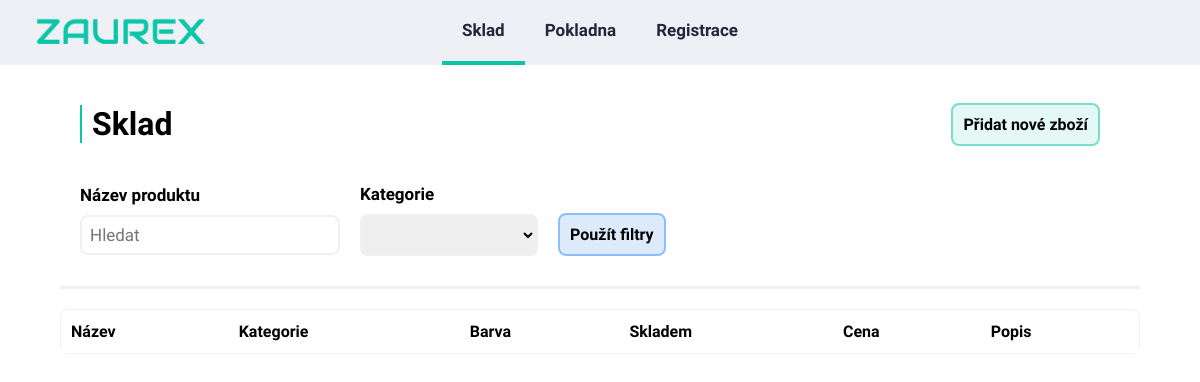
Before: /inventory/inventory with the older database file.
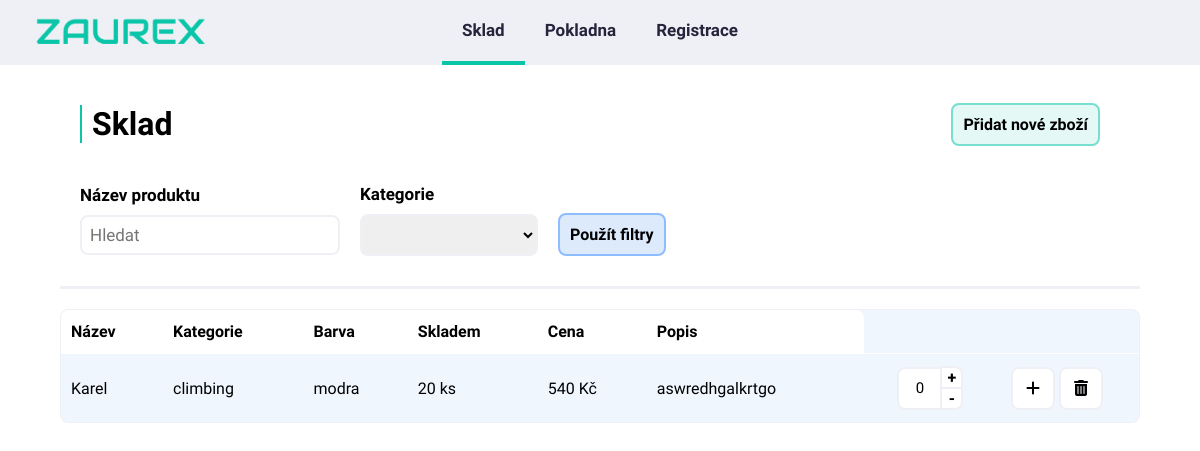
After: the same page with the newer database file.
### tables this page shows
CREATE TABLE inventory(
    itemId INTEGER PRIMARY KEY AUTOINCREMENT,
    itemName TEXT,
    category TEXT,
    colour TEXT,
    inStock INTEGER,
    price INTEGER,
    descript TEXT
);

### appka/inventory.py (the view, shortened to what this page needs)
@bp.route("/inventory", methods=("GET","POST"))
def inventory():
    db = get_db()
    if request.method == "GET":
        items = db.execute(
            "SELECT * FROM inventory"
        ).fetchall()
        return render_template("inventory/inventory.html", items = items)
    else:
        items = db.execute(
            "SELECT * FROM inventory"
        ).fetchall()
        return render_template("inventory/inventory.html", items = items)

### appka/db.py (called while the page is built)
def get_db():
    if "db" not in g:
        g.db = sqlite3.connect(
            current_app.config["DATABASE"],
            detect_types=sqlite3.PARSE_DECLTYPES
        )
        g.db.row_factory = sqlite3.Row
    return g.db

### appka/templates/inventory/inventory.html (shortened to what this page needs)
<!DOCTYPE html>
<html lang="cs">
<head>
    <link rel="stylesheet" href='/static/inventoryStyle.css'>
</head>
<body>
     <nav>
        <img src="napis_trans.png" alt="logo" id="logo">
        <div class="nav-item-list">
            <a class="list-item nav-active" href="/inventory/inventory">Sklad</a>
            <a class="list-item" href="/Pokladna">Pokladna</a>
            <a class="list-item" href="/register">Registrace</a>
        </div>
    </nav>
    <div class="filter-wrapper">
            <div class="filter-top">
                <h1>Sklad</h1>
                <div class="add-btns">
                    <a href="/inventory/add-item" class="filter-btn add-btn">Přidat nové zboží</a>
                </div>
            </div>
        <form action="#" autocomplete="off" method = "post">
            <div class="filter-bottom">
                <div class="filter-column">
                    <label for="search">Název produktu</label>
                    <input type="text" id="search" name="search" placeholder="Hledat">
                </div>
                <div class="filter-column">
                    <label for="categories">Kategorie</label>
                    <select name="categories" id="categories" name="categories">
                        <option value=""></option>
                        <option value="tourism">Turistika</option>
                    </select>
                </div>
                <input type="submit" value="Použít filtry" class="filter-btn apply-btn"></input>
            </div>
        </form>
    </div>
    <div class="table-wrapper">
        <table>
            <thead>
                <th>Název</th>
                <th>Kategorie</th>
                <th>Barva</th>
                <th>Skladem</th>
                <th>Cena</th>
                <th>Popis</th>
            </thead>
            <tbody id="tableData">
                {% for item in items %}
                <tr>
                    <td>{{ item["itemName"] }}</td>
                    <td>{{ item["category"] }}</td>
                    <td>{{ item["colour"] }}</td>
                    <td>{{ item["inStock"] }} ks</td>
                    <td>{{ item["price"] }} Kč</td>
                    <td>{{ item["descript"] }}</td>
                    <td>
                            <div class="quick-options">
                                <div class="adjust-quantity">
                                    <input type="number" id="quantity" name="quantity" class="qty" min="0" value= "0">
                                    <span class="adjust-btns">
                                        <button class="adjust-btn adjust-btn-plus">+</button>
                                        <button class="adjust-btn adjust-btn-minus">-</button>
                                    </span>
                                </div>
                                <form action="#" autocomplete="off" method = "post">
                                    <button class="add-btn-quick" id="addBtn" name="addBtn"><i class="fa-solid fa-plus"></i></button>
                                    <button class="remove-btn" id="removeBtn" name="removeBtn"><i class="fa-solid fa-trash-can"></i></button>
                                </form>
                            </div>
                        </td>
                </tr>
                {% endfor %}
            </tbody>
        </table>
    </div>
</body>
</html>

### appka/static/inventoryStyle.css (style rules this page uses)
* { margin: 0; padding: 0; box-sizing: border-box; }
body { font-family: 'Montserrat', sans-serif; }
.adjust-quantity { display: flex; flex-direction: row; align-items: center; }
.adjust-btns { display: flex; flex-direction: column; }
.adjust-btn { border: none; outline: none; background-color: white; padding: 0px 5px; font-family: 'Montserrat', sans-serif; font-size: 16px; font-weight: 600; cursor: pointer; }
.adjust-btn-plus { border-top: 2px solid #EFF0F5; border-right: 2px solid #EFF0F5; border-left: 2px solid #EFF0F5; border-bottom: 2px solid #EFF0F5 ; border-top-right-radius: 8px; }
.adjust-btn-minus { border-bottom: 2px solid #EFF0F5; border-right: 2px solid #EFF0F5; border-left: 2px solid #EFF0F5; border-bottom-right-radius: 8px; }
nav { width: 100%; height: 65px; background-color: #EFF0F5; display: flex; align-items: center; justify-content: space-between; grid-area: navbar; }
#logo { width: 200px; height: fit-content; margin-left: 20px; }
.nav-item-list { position: absolute; margin: auto; width: 100vw; display: flex; align-items: center; justify-content: center; z-index: 1; }
.nav-item-list a { height: 65px; padding: 20px; }
.nav-active { border-bottom: 4px solid #0AC5A8 ; }
.list-item { text-decoration: none; color: #25243C; font-size: 17px; font-weight: 700; }
.filter-wrapper { border-bottom: 3px solid #EFF0F5; width: 90%; margin-left: 5%; margin-right: auto; margin-top: 20px; max-height: 80%; padding-bottom: 30px; }
.filter-top { padding: 20px; display: flex; justify-content: space-between; align-items: center; }
.filter-top h1 { border-left: 2px solid #0AC5A8 ; padding-left: 10px; }
.filter-btn { border: none; outline: none; background: none; padding: 10px; border-radius: 8px; margin: 0px 20px; font-family: 'Montserrat', sans-serif; font-size: 16px; font-weight: 600; cursor: pointer; }
.add-btn { border: 2px solid #0ac5a980; background-color: #0ac5a91c; text-decoration: none; color: black; }
.filter-bottom { display: flex; flex-direction: row; margin-top: 20px; align-items: center; }
.filter-column { display: flex; flex-direction: column; margin-left: 20px; }
.filter-column label { font-weight: 700; font-size: 17px; padding-bottom: 10px; }
.filter-column input { font-size: 17px; padding: 8px; font-family: 'Montserrat', sans-serif; font-weight: 500; border-radius: 8px; border: 2px solid #EFF0F5; }
.filter-column select { font-size: 17px; padding: 8px; font-family: 'Montserrat', sans-serif; font-weight: 500; border-radius: 8px; border: 2px solid #EFF0F5; }
.apply-btn { border: 2px solid #8dbcff; background-color: #ddeafc; margin-top: 30px; }
.table-wrapper { border: 1px solid #EFF0F5; width: 90%; margin-left: 5%; margin-right: auto; margin-top: 20px; max-height: 80%; border-radius: 8px; background-color: #F0F6FE; }
table { border-collapse: collapse; width: 100%; }
th { padding: 12px; padding-left: 10px; text-align: left; background-color: white; }
th:first-child { border-top-left-radius: 8px ; }
th:last-child { border-top-right-radius: 8px ; }
td { padding: 12px; padding-left: 10px; text-align: left; border-top: 1px solid white; max-width: 200px; overflow-wrap: break-word; }
td:last-child { max-width: 200px; }
.add-btn-quick { border: 2px solid #EFF0F5; outline: none; background-color: white; padding: 10px 13px; border-radius: 8px; font-family: 'Montserrat', sans-serif; font-size: 16px; font-weight: 600; cursor: pointer; }
td .remove-btn { border: 2px solid #EFF0F5; outline: none; background-color: white; padding: 10px 13px; border-radius: 8px; font-family: 'Montserrat', sans-serif; font-size: 16px; font-weight: 600; cursor: pointer; }
.quick-options { display: flex; align-items: center; justify-content: space-around; }
#quantity { height: 43px; max-width: 43px; font-size: 15px; padding: 8px; font-family: 'Montserrat', sans-serif; font-weight: 500; border-top-left-radius: 8px; border-bottom-left-radius: 8px; border-top: 2px solid #EFF0F5; border-bottom: 2px solid #EFF0F5; border-left: 2px solid #EFF0F5; border-right: none; text-align: center; }

Changed rows visible on the page:
added inventory: itemName "Karel", category "climbing", colour "modra", inStock "20", price "540", descript "aswredhgalkrtgo"
